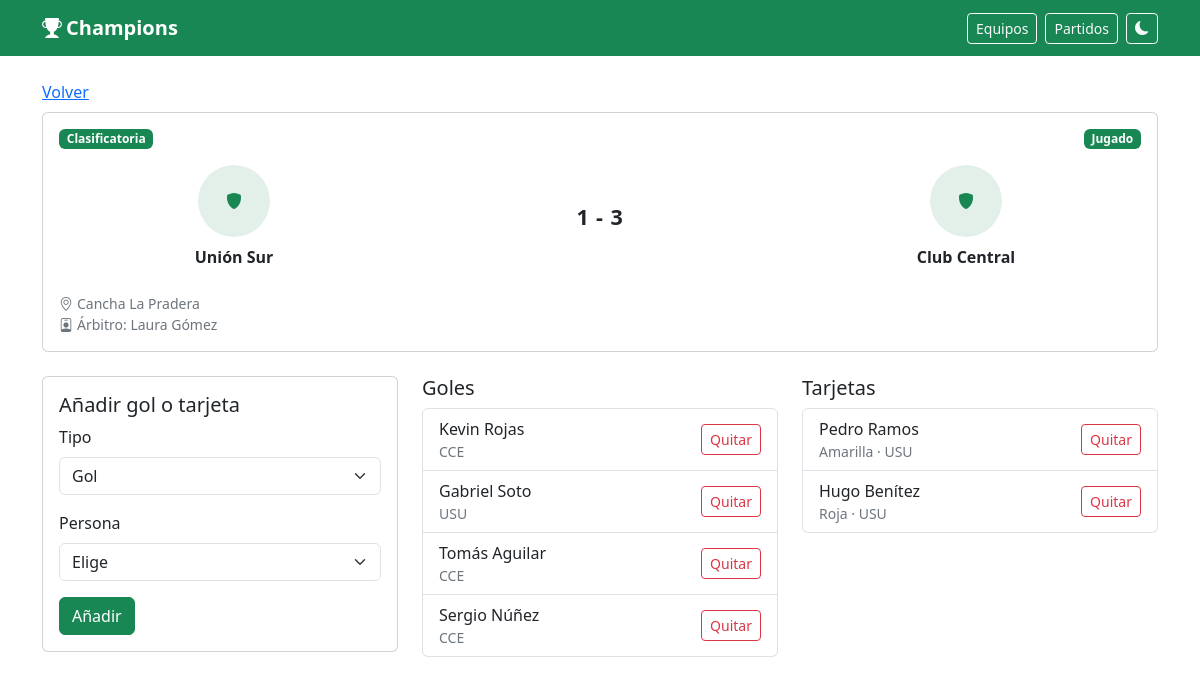
The app's page /partido.php?id=4 with its own data.
### tables this page shows
CREATE TABLE partidos (
  id INT UNSIGNED NOT NULL AUTO_INCREMENT,
  jornada SMALLINT UNSIGNED NOT NULL,
  vuelta TINYINT(1) NOT NULL DEFAULT 0,
  local_id INT UNSIGNED NOT NULL,
  visitante_id INT UNSIGNED NOT NULL,
  fecha DATETIME DEFAULT NULL,
  cancha VARCHAR(150) DEFAULT NULL,
  arbitro VARCHAR(120) DEFAULT NULL,
  goles_local TINYINT UNSIGNED DEFAULT NULL,
  goles_visitante TINYINT UNSIGNED DEFAULT NULL,
  estado ENUM('programado', 'jugado', 'suspendido', 'aplazado') NOT NULL DEFAULT 'programado',
  tipo ENUM('clasificatoria', 'eliminatoria') NOT NULL DEFAULT 'clasificatoria',
  orden SMALLINT UNSIGNED NOT NULL DEFAULT 0,
  creado_en DATETIME NOT NULL DEFAULT CURRENT_TIMESTAMP,
  PRIMARY KEY (id),
  KEY idx_partidos_fecha (fecha),
  KEY idx_partidos_jornada (jornada),
  KEY idx_partidos_estado_fecha (estado, fecha),
  KEY idx_partidos_local (local_id),
  KEY idx_partidos_visitante (visitante_id),
  CONSTRAINT fk_partidos_local
    FOREIGN KEY (local_id) REFERENCES equipos (id)
    ON UPDATE CASCADE,
  CONSTRAINT fk_partidos_visitante
    FOREIGN KEY (visitante_id) REFERENCES equipos (id)
    ON UPDATE CASCADE
);

CREATE TABLE equipos (
  id INT UNSIGNED NOT NULL AUTO_INCREMENT,
  nombre VARCHAR(120) NOT NULL,
  nombre_corto VARCHAR(10) NOT NULL,
  grupo_id INT UNSIGNED DEFAULT NULL,
  orden SMALLINT UNSIGNED NOT NULL DEFAULT 0,
  escudo VARCHAR(255) DEFAULT NULL,
  dt VARCHAR(120) DEFAULT NULL,
  ciudad VARCHAR(100) DEFAULT NULL,
  fundacion SMALLINT UNSIGNED DEFAULT NULL,
  colores VARCHAR(80) DEFAULT NULL,
  activo TINYINT(1) NOT NULL DEFAULT 1,
  creado_en DATETIME NOT NULL DEFAULT CURRENT_TIMESTAMP,
  PRIMARY KEY (id),
  UNIQUE KEY uq_equipos_nombre (nombre),
  UNIQUE KEY uq_equipos_corto (nombre_corto),
  KEY idx_equipos_grupo (grupo_id),
  CONSTRAINT fk_equipos_grupo
    FOREIGN KEY (grupo_id) REFERENCES grupos (id)
    ON UPDATE CASCADE
);

CREATE TABLE eventos (
  id INT UNSIGNED NOT NULL AUTO_INCREMENT,
  partido_id INT UNSIGNED NOT NULL,
  jugador_id INT UNSIGNED DEFAULT NULL,
  equipo_id INT UNSIGNED NOT NULL,
  tipo ENUM('gol', 'asistencia', 'amarilla', 'roja', 'autogol') NOT NULL,
  minuto SMALLINT UNSIGNED NOT NULL,
  creado_en DATETIME NOT NULL DEFAULT CURRENT_TIMESTAMP,
  PRIMARY KEY (id),
  KEY idx_eventos_partido (partido_id),
  KEY idx_eventos_jugador (jugador_id),
  KEY idx_eventos_equipo (equipo_id),
  KEY idx_eventos_tipo_jugador (tipo, jugador_id),
  CONSTRAINT fk_eventos_partido
    FOREIGN KEY (partido_id) REFERENCES partidos (id)
    ON DELETE CASCADE ON UPDATE CASCADE,
  CONSTRAINT fk_eventos_jugador
    FOREIGN KEY (jugador_id) REFERENCES jugadores (id)
    ON DELETE SET NULL ON UPDATE CASCADE,
  CONSTRAINT fk_eventos_equipo
    FOREIGN KEY (equipo_id) REFERENCES equipos (id)
    ON UPDATE CASCADE,
  CONSTRAINT chk_eventos_minuto CHECK (minuto <= 130)
);

CREATE TABLE jugadores (
  id INT UNSIGNED NOT NULL AUTO_INCREMENT,
  equipo_id INT UNSIGNED NOT NULL,
  nombre VARCHAR(120) NOT NULL,
  apellido VARCHAR(80) NOT NULL,
  dorsal SMALLINT UNSIGNED DEFAULT NULL,
  posicion ENUM('ARQ', 'DEF', 'MED', 'DEL') DEFAULT NULL,
  foto VARCHAR(255) DEFAULT NULL,
  fecha_nacimiento DATE DEFAULT NULL,
  activo TINYINT(1) NOT NULL DEFAULT 1,
  creado_en DATETIME NOT NULL DEFAULT CURRENT_TIMESTAMP,
  PRIMARY KEY (id),
  UNIQUE KEY uq_jugadores_dorsal (equipo_id, dorsal),
  KEY idx_jugadores_equipo (equipo_id),
  CONSTRAINT fk_jugadores_equipo
    FOREIGN KEY (equipo_id) REFERENCES equipos (id)
    ON DELETE CASCADE ON UPDATE CASCADE
);

### config/db.php (called while the page is built, shortened)
<?php
function db(): PDO
{
    static $pdo = null;
    if ($pdo instanceof PDO) {
        return $pdo;
    }
    $dsn = 'mysql:host=' . DB_HOST . ';dbname=' . DB_NAME . ';charset=' . DB_CHARSET;
    try {
        $pdo = new PDO($dsn, DB_USER, DB_PASS, [
            PDO::ATTR_ERRMODE => PDO::ERRMODE_EXCEPTION,
            PDO::ATTR_DEFAULT_FETCH_MODE => PDO::FETCH_ASSOC,
            PDO::ATTR_EMULATE_PREPARES => false,
        ]);
    } catch (PDOException $e) {
        error_log('Error de conexión: ' . $e->getMessage());
        http_response_code(500);
        exit('No se pudo conectar a la base de datos. Revisa config/db.php y que el esquema esté importado.');
    }
    return $pdo;
}

### partido.php (the view, shortened to what this page needs)
<?php
require __DIR__ . '/includes/funciones.php';
$partidoId = entero_get('id');
$partido = obtener_partido($partidoId);
$eventos = array_values(array_filter(
    eventos_partido($partidoId),
    static fn (array $evento): bool => (string) $evento['tipo'] !== 'asistencia'
));
$goles = [];
$tarjetas = [];
foreach ($eventos as $evento) {
    if ($evento['tipo'] === 'gol' || $evento['tipo'] === 'autogol') {
        $goles[] = $evento;
    } elseif ($evento['tipo'] === 'amarilla' || $evento['tipo'] === 'roja') {
        $tarjetas[] = $evento;
    }
}
require __DIR__ . '/includes/header.php';
$nombreEvento = static function (array $evento): string {
    $nombre = nombre_persona($evento);
    return $nombre !== '' ? $nombre : 'Sin jugador';
};
?>
<p class="mb-2"><a href="<?= e(url_public('index.php')) ?>">Volver</a></p>
<div class="card partido-card mb-4">
    <div class="card-body">
        <div class="d-flex justify-content-between align-items-center mb-3">
            <span class="badge <?= ($partido['tipo'] ?? '') === 'eliminatoria' ? 'text-bg-dark' : 'text-bg-success' ?>">
                <?= ($partido['tipo'] ?? '') === 'eliminatoria' ? 'Eliminatoria' : 'Clasificatoria' ?>
            </span>
            <?= html_estado((string) $partido['estado']) ?>
        </div>
        <div class="row align-items-center g-3 text-center">
            <div class="col-4">
                <div>
                    <div class="mb-2"><?= html_escudo($partido['local_escudo'], (string) $partido['local_nombre'], 72) ?></div>
                    <div class="fw-semibold"><?= e($partido['local_nombre']) ?></div>
                </div>
            </div>
            <div class="col-4">
                <div class="marcador display-6"><?= e(marcador_texto($partido)) ?></div>
            </div>
            <div class="col-4">
                <div>
                    <div class="mb-2"><?= html_escudo($partido['visita_escudo'], (string) $partido['visita_nombre'], 72) ?></div>
                    <div class="fw-semibold"><?= e($partido['visita_nombre']) ?></div>
                </div>
            </div>
        </div>
        <ul class="list-unstyled small text-secondary mt-4 mb-0">
            <li><i class="bi bi-geo-alt me-1" aria-hidden="true"></i><?= e((string) ($partido['cancha'] ?? 'Cancha por confirmar')) ?></li>
            <li><i class="bi bi-person-badge me-1" aria-hidden="true"></i>Árbitro: <?= e((string) ($partido['arbitro'] ?? 'Por designar')) ?></li>
        </ul>
    </div>
</div>
<div class="row g-4">
    <div class="col-lg-4">
        <form method="post" class="card">
            <div class="card-body">
                <h2 class="h5">Añadir gol o tarjeta</h2>
                <div class="mb-3">
                    <label class="form-label" for="tipo">Tipo</label>
                    <select class="form-select" id="tipo" name="tipo" required>
                        <option value="gol">Gol</option>
                    </select>
                </div>
                <div class="mb-3">
                    <label class="form-label" for="jugador_id">Persona</label>
                    <select class="form-select" id="jugador_id" name="jugador_id" required>
                        <option value="">Elige</option>
                    </select>
                </div>
                <button class="btn btn-success" type="submit">Añadir</button>
            </div>
        </form>
    </div>
    <div class="col-lg-4">
        <h2 class="h5">Goles</h2>
        <?php if ($goles === []): ?>
            <p class="text-secondary">Sin goles.</p>
        <?php else: ?>
            <ul class="list-group">
                <?php foreach ($goles as $evento): ?>
                    <li class="list-group-item d-flex justify-content-between align-items-center gap-2">
                        <span>
                            <?= e($nombreEvento($evento)) ?>
                            <span class="d-block small text-secondary"><?= e((string) $evento['nombre_corto']) ?></span>
                        </span>
                        <form method="post" onsubmit="return confirm('¿Quitar este gol?');">
                            <button class="btn btn-sm btn-outline-danger" type="submit">Quitar</button>
                        </form>
                    </li>
                <?php endforeach; ?>
            </ul>
        <?php endif; ?>
    </div>
    <div class="col-lg-4">
        <h2 class="h5">Tarjetas</h2>
        <?php if ($tarjetas === []): ?>
            <p class="text-secondary">Sin tarjetas.</p>
        <?php else: ?>
            <ul class="list-group">
                <?php foreach ($tarjetas as $evento): ?>
                    <li class="list-group-item d-flex justify-content-between align-items-center gap-2">
                        <span>
                            <?= e($nombreEvento($evento)) ?>
                            <span class="d-block small text-secondary"><?= $evento['tipo'] === 'roja' ? 'Roja' : 'Amarilla' ?> · <?= e((string) $evento['nombre_corto']) ?></span>
                        </span>
                        <form method="post" onsubmit="return confirm('¿Quitar esta tarjeta?');">
                            <button class="btn btn-sm btn-outline-danger" type="submit">Quitar</button>
                        </form>
                    </li>
                <?php endforeach; ?>
            </ul>
        <?php endif; ?>
    </div>
</div>
<?php require __DIR__ . '/includes/footer.php'; ?>

### includes/funciones.php (shortened to what this page needs)
<?php
require_once dirname(__DIR__) . '/config/db.php';
function e(mixed $valor): string
{
    return htmlspecialchars((string) ($valor ?? ''), ENT_QUOTES, 'UTF-8');
}
function url_raiz(): string
{
    $script = str_replace('\\', '/', (string) ($_SERVER['SCRIPT_NAME'] ?? ''));
    $directorio = rtrim(dirname($script), '/');
    if ($directorio === '/' || $directorio === '.' || $directorio === '') {
        return '';
    }
    return $directorio;
}
function url_public(string $archivo = 'index.php'): string
{
    return url_raiz() . '/' . ltrim($archivo, '/');
}
function entero_get(string $campo): int
{
    $valor = filter_input(INPUT_GET, $campo, FILTER_VALIDATE_INT);
    return $valor;
}
function etiqueta_estado(string $estado): string
{
    return match ($estado) {
        'programado' => 'Programado',
        'jugado' => 'Jugado',
        'suspendido' => 'Suspendido',
        'aplazado' => 'Aplazado',
        default => $estado,
    };
}
function html_estado(string $estado): string
{
    $color = match ($estado) {
        'jugado' => 'success',
        'suspendido' => 'danger',
        'aplazado' => 'warning',
        default => 'secondary',
    };
    return '<span class="badge text-bg-' . $color . '">' . e(etiqueta_estado($estado)) . '</span>';
}
function html_escudo(?string $ruta, string $alt, int $tam = 40): string
{
    $tam = max(16, min($tam, 240));
    return '<span class="escudo-vacio" style="width:' . $tam . 'px;height:' . $tam . 'px" aria-hidden="true"><i class="bi bi-shield-fill"></i></span>';
}
function marcador_texto(array $partido): string
{
    if (($partido['estado'] ?? '') === 'jugado' && $partido['goles_local'] !== null && $partido['goles_visitante'] !== null) {
        return (int) $partido['goles_local'] . ' - ' . (int) $partido['goles_visitante'];
    }
    return 'vs';
}
function consultar(string $sql, array $params = []): array
{
    $stmt = db()->prepare($sql);
    $stmt->execute($params);
    return $stmt->fetchAll();
}
function consultar_uno(string $sql, array $params = []): ?array
{
    $stmt = db()->prepare($sql);
    $stmt->execute($params);
    $fila = $stmt->fetch();
    return $fila === false ? null : $fila;
}
function sql_partidos(): string
{
    return 'SELECT p.id, p.jornada, p.vuelta, p.local_id, p.visitante_id, p.fecha, p.cancha,
            p.arbitro, p.goles_local, p.goles_visitante, p.estado, p.tipo, p.orden,
            loc.nombre AS local_nombre, loc.nombre_corto AS local_corto, loc.escudo AS local_escudo,
            vis.nombre AS visita_nombre, vis.nombre_corto AS visita_corto, vis.escudo AS visita_escudo
            FROM partidos p
            INNER JOIN equipos loc ON loc.id = p.local_id
            INNER JOIN equipos vis ON vis.id = p.visitante_id';
}
function normalizar_partido(array $partido): array
{
    $partido['id'] = (int) $partido['id'];
    $partido['jornada'] = (int) $partido['jornada'];
    $partido['vuelta'] = (int) $partido['vuelta'];
    $partido['local_id'] = (int) $partido['local_id'];
    $partido['visitante_id'] = (int) $partido['visitante_id'];
    $partido['goles_local'] = $partido['goles_local'] === null ? null : (int) $partido['goles_local'];
    $partido['goles_visitante'] = $partido['goles_visitante'] === null ? null : (int) $partido['goles_visitante'];
    $partido['orden'] = (int) ($partido['orden'] ?? 0);
    return $partido;
}
function obtener_partido(int $id): ?array
{
    $fila = consultar_uno(sql_partidos() . ' WHERE p.id = :id', ['id' => $id]);
    return $fila === null ? null : normalizar_partido($fila);
}
function eventos_partido(int $partidoId): array
{
    return consultar(
        'SELECT ev.id, ev.partido_id, ev.jugador_id, ev.equipo_id, ev.tipo, ev.minuto,
                j.nombre, j.apellido, j.dorsal, e.nombre AS equipo, e.nombre_corto
         FROM eventos ev
         LEFT JOIN jugadores j ON j.id = ev.jugador_id
         INNER JOIN equipos e ON e.id = ev.equipo_id
         WHERE ev.partido_id = :partido
         ORDER BY ev.minuto ASC, ev.id ASC',
        ['partido' => $partidoId]
    );
}
function nombre_persona(array $fila): string
{
    return trim((string) ($fila['nombre'] ?? '') . ' ' . (string) ($fila['apellido'] ?? ''));
}

### includes/header.php (style rules this page uses)
html[data-bs-theme="light"] { color-scheme: light; }
body { min-height: 100vh; display: flex; flex-direction: column; }
.escudo-vacio { display: inline-flex; align-items: center; justify-content: center; border-radius: 50%; background: rgba(25, 135, 84, .12); color: #198754; vertical-align: middle; }
.marcador { font-variant-numeric: tabular-nums; font-weight: 700; font-size: 1.35rem; letter-spacing: .04em; min-width: 3.2rem; text-align: center; flex: 0 0 auto; }
.partido-card .escudo, .partido-card .escudo-vacio { flex: 0 0 auto; }
.partido-card .fw-semibold { overflow-wrap: anywhere; }

### records on screen
partidos: estado "Jugado", local.nombre "Unión Sur", marcador_texto($partido) "1 - 3", visitante.nombre "Club Central", cancha "Cancha La Pradera", arbitro "Laura Gómez"
eventos: jugador.apellido "Kevin Rojas", equipo.nombre_corto "CCE"
eventos: jugador.apellido "Gabriel Soto", equipo.nombre_corto "USU"
eventos: jugador.apellido "Tomás Aguilar", equipo.nombre_corto "CCE"
eventos: jugador.apellido "Sergio Núñez", equipo.nombre_corto "CCE"
eventos: jugador.apellido "Pedro Ramos", tipo "Amarilla", equipo.nombre_corto "USU"
eventos: jugador.apellido "Hugo Benítez", tipo "Roja", equipo.nombre_corto "USU"

### other values on screen
LIGA_NOMBRE "Champions"
